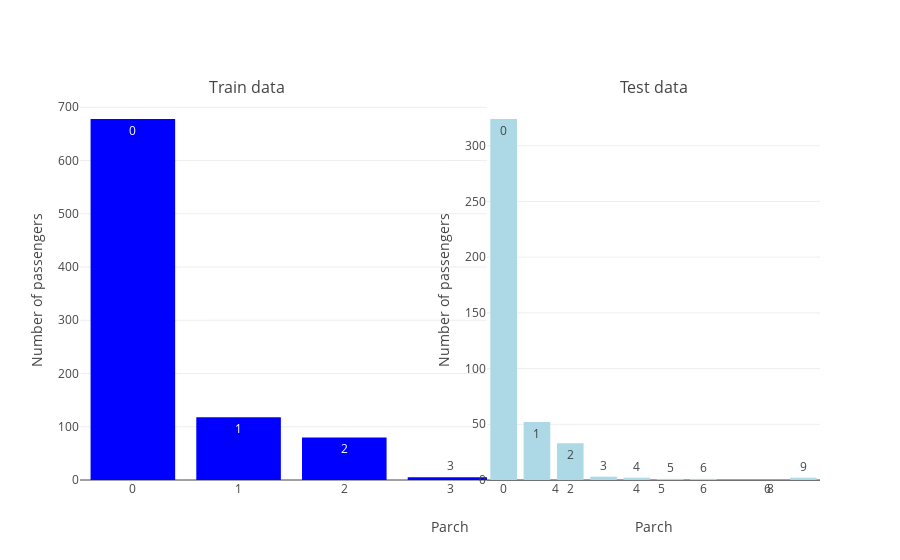

Notebook source saved alongside this figure:
### Markdown cell above
Most of the passengers traveled alone. From the passengers travelling alone, only 34% survived.
The passengers with only one or two sibbilings survived in around 50% of the cases. 
Survival rates decrease considerably for number of sibilings or spouses of 3, 4, 5 and is practically 0 for 8.

### Code cell
plot_two_bar(get_categories(train_df,'Parch'), get_categories(test_df,'Parch'), 
             'Train data', 'Test data',
             'Parch', 'Number of passengers')

### Figure 1 — Plotly figure (JSON) as saved in the notebook; plotly's stock layout.template omitted (floating-point values rounded to 4 significant figures)
{"data": [{"marker": {"color": "Blue"}, "text": [0, 1, 2, 5, 3, 4, 6], "type": "bar", "x": [0, 1, 2, 5, 3, 4, 6], "xaxis": "x1", "y": [678, 118, 80, 5, 5, 4, 1], "yaxis": "y1"}, {"marker": {"color": "Lightblue"}, "text": [0, 1, 2, 3, 9, 4, 6, 5], "type": "bar", "x": [0, 1, 2, 3, 9, 4, 6, 5], "xaxis": "x2", "y": [324, 52, 33, 3, 2, 2, 1, 1], "yaxis": "y2"}], "layout": {"annotations": [{"font": {"size": 16}, "showarrow": false, "text": "Train data", "x": 0.225, "xanchor": "center", "xref": "paper", "y": 1, "yanchor": "bottom", "yref": "paper"}, {"font": {"size": 16}, "showarrow": false, "text": "Test data", "x": 0.775, "xanchor": "center", "xref": "paper", "y": 1, "yanchor": "bottom", "yref": "paper"}], "showlegend": false, "xaxis": {"title": "Parch"}, "xaxis1": {"anchor": "y1", "domain": [0, 0.45]}, "xaxis2": {"anchor": "y2", "domain": [0.55, 1], "title": "Parch"}, "yaxis": {"title": "Number of passengers"}, "yaxis1": {"anchor": "x1", "domain": [0, 1]}, "yaxis2": {"anchor": "x2", "domain": [0, 1], "title": "Number of passengers"}}}
